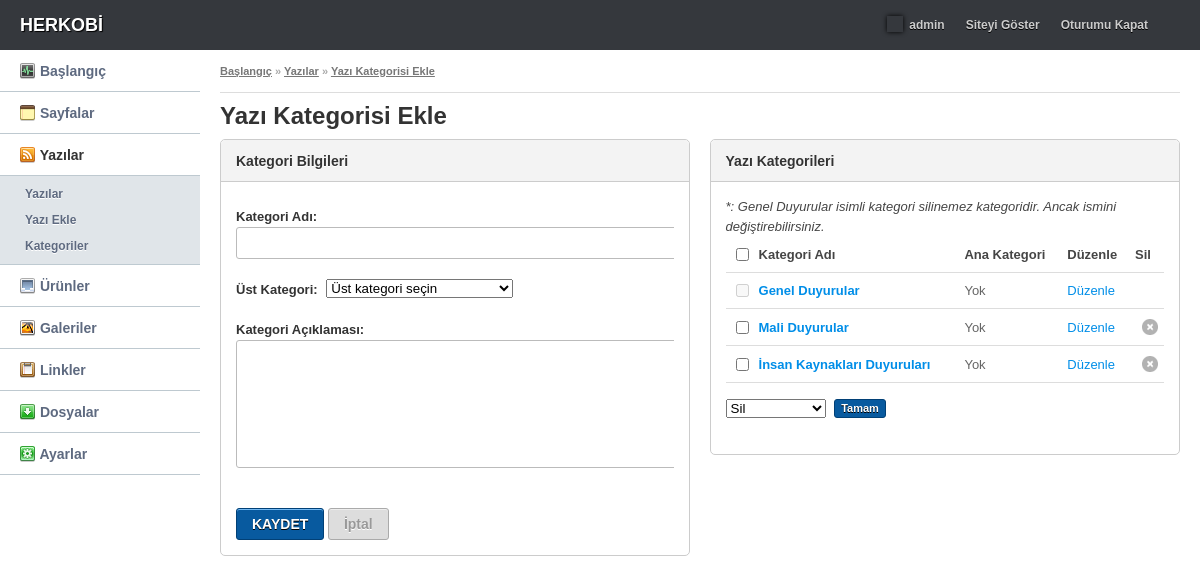
/panel/post-categories.php (signed in), run on the app's committed database.
### tables this page shows
CREATE TABLE IF NOT EXISTS `postcategories` (
  `id` int(11) NOT NULL AUTO_INCREMENT,
  `mid` int(11) NOT NULL,
  `level` int(11) NOT NULL,
  `slug` text NOT NULL,
  `category` varchar(255) NOT NULL,
  `description` text NOT NULL,
  PRIMARY KEY (`id`)
);

### config.php (called while the page is built, shortened)
<?php
    $SITE_ADRESI = "http://localhost/hkv2";
?>

### panel/inc/sayfalama.php (called while the page is built, shortened)
<?php
function SayfaIcerik($tablo){
	global $db;
	$sayfalamaLimit = 20;
	if(!isset($_GET['s'])){
		$sayfalama = 1;
	}
	else{
		$sayfalama = $_GET['s'];
		if(!is_numeric($sayfalama)){
			$sayfalama = 1;
		}
	}
	$kacta = (($sayfalama * $sayfalamaLimit) - $sayfalamaLimit);
	if($tablo == 'pages'){
		$sql = "SELECT uk.id, uk.mid, uk.page, uk.date, u.id, u.mid, u.page, u.date
				FROM pages AS u
				RIGHT JOIN pages AS uk ON u.id = uk.mid
				ORDER BY  `uk`.`id` DESC";
	}
	else if($tablo == 'posts'){
		$sql = "SELECT u.id, u.post, uk.category, u.date
				FROM posts AS u
				LEFT JOIN postcategories AS uk ON u.cid = uk.id
				ORDER BY  `u`.`id` DESC";
	}
	else if($tablo == 'productcategories'){
		$sql = "SELECT uk.id, uk.mid, uk.category, u.id, u.mid, u.category
				FROM productcategories AS u
				RIGHT JOIN productcategories AS uk ON u.id = uk.mid
				ORDER BY  `u`.`id` ASC";
	}
	else if ($tablo == 'postcategories'){
		$sql = "SELECT u.id, u.mid, u.category, uk.id, uk.mid, uk.category
		   		FROM postcategories AS u
		   		RIGHT JOIN postcategories AS uk on u.id = uk.mid";
	}
	$sql .= " LIMIT $kacta , $sayfalamaLimit;";
	$sth = $db->prepare($sql);
	$db->query("SET NAMES 'utf8'");
	$sth->execute();
	$TumHaberler = $sth->fetchAll();
	return $TumHaberler;
}

### panel/post-categories.php (the view, shortened to what this page needs)
<?php
require_once '../config.php';
require_once 'inc/functions.php';
include_once 'inc/sayfalama.php';
$TumSayfalar = SayfaIcerik('postcategories');
$TumSayfalarSay = count($TumSayfalar);
?>
<!DOCTYPE html PUBLIC "-//W3C//DTD XHTML 1.0 Transitional//EN" "http://www.w3.org/TR/xhtml1/DTD/xhtml1-transitional.dtd">
<html xmlns="http://www.w3.org/1999/xhtml">
    <head>
    </head>
    <body>
        <div id="header">
            <h1><a href="admin.php">HERKOBİ</a></h1>
            <div class="userprofile">
                <ul>
                    <li><a href="user.php"><img src="images/avatar.gif" alt="" /> admin</a></li>
                    <li><a href="<?php echo $SITE_ADRESI; ?>" target="_blank">Siteyi Göster</a></li>
                    <li><a href="logout.php">Oturumu Kapat</a></li>
                </ul>
            </div>
        </div>
        <div id="sidebar">
            <ul id="nav">
                <li><a href="admin.php"><img src="images/nav/dashboard.png" alt="" /> Başlangıç</a></li>
                <li><a href="#" class="collapse"><img src="images/nav/pages.png" alt="" /> Sayfalar</a>
                </li>
                <li><a href="#"><strong><img src="images/nav/rss.png" alt="" /> Yazılar</strong></a>
                    <ul>
                        <li><a href="posts.php">Yazılar</a></li>
                        <li><a href="post-add.php">Yazı Ekle</a></li>
                        <li><a href="post-categories.php">Kategoriler</a></li>
                    </ul>
                </li>
                <li><a href="#" class="collapse"><img src="images/nav/product.png" alt="" /> Ürünler</a>
                </li>
                <li><a href="#" class="collapse"><img src="images/nav/media.png" alt="" /> Galeriler</a>
                </li>
                <li><a href="#" class="collapse"><img src="images/nav/links.png" alt="" /> Linkler</a>
                </li>
                <li><a href="files.php"><img src="images/nav/files.png" alt="" /> Dosyalar</a></li>
                <li><a href="#" class="collapse"><img src="images/nav/settings.png" alt="" /> Ayarlar</a>
                </li>
            </ul>
        </div>
        <div id="content">
            <div class="breadcrumb">
                <a href="admin.php">Başlangıç</a> &raquo; <a href="posts.php">Yazılar</a> &raquo; <a href="post-categories.php">Yazı Kategorisi Ekle</a>
            </div>
            <h2>Yazı Kategorisi Ekle</h2>
            <div class="textbox half kleft">
                <form id="bilgi" action="" method="post">
                    <h2>Kategori Bilgileri</h2>
                    <div class="textbox_content">
                        <p><label>Kategori Adı:</label>
                            <br />
                            <input type="text" name="category" value="<?php echo @$DuzenleSonuc[0]['category']; ?>" size="70" class="text" />
                        </p>
                        <p>
                            <label>Üst Kategori:</label>
                            <select name="mid" class="styled">
                                <option selected="selected" value="Yok">Üst kategori seçin</option>
                            </select>
                            <br />
                        </p>
                        <p>
                            <label>Kategori Açıklaması:</label>
                            <br />
                            <textarea rows="7" name="description" id="description" cols="73"><?php echo @$DuzenleSonuc[0]['description']; ?></textarea>
                        </p>
                    </div>
                    <div class="textbox_content">
                        <p>
                            <input type="submit" class="submit" value="KAYDET" />
                            <input type="submit" class="submit disabled" disabled="disabled" value="İptal" />
                        </p>
                    </div>
                </form>
            </div>
            <div class="textbox half kright">
                <h2>Yazı Kategorileri</h2>
                <div class="textbox_content">
                    <table cellpadding="0" cellspacing="0" width="100%" class="sortable">
                        <thead>
                            <tr>
                                <th width="10"><input type="checkbox" class="check_all" /></th>
                                <th>Kategori Adı</th>
                                <th>Ana Kategori</th>
                                <th>Düzenle</th>
                                <th>Sil</th>
                            </tr>
                        </thead>
                        <i>
                            *: <?php echo $TumSayfalar[0]["category"]; ?> isimli kategori silinemez kategoridir. Ancak ismini değiştirebilirsiniz.
                        </i>
                        <tbody>
                            <form action="" method="post">
                                <?php
                                $disabled = '';
                                $mid = 'Yok';
                                $main_cat=$TumSayfalar[0]["category"];
                                for ($i = 0; $i < $TumSayfalarSay; $i++) {
                                    if ($TumSayfalar[$i]["id"] == 1) {
                                        $disabled = 'disabled="disabled"';
                                        $silme = '';
                                    } else {
                                        $silme = '<a href="post-categories.php?sil=' . $TumSayfalar[$i]["id"] . '" onclick="return confirm(\'Sime işlemi sonunda ' . addslashes($TumSayfalar[$i]["category"]) . ' kategorisine ait bütün yazıların kategorisi ' . $main_cat . ' olacaktır. \n Onaylıyor musunuz?\')"><img src="images/close.png" alt="Delete" title="Delete" /></a>';
                                    }
                                    echo '
						<tr>
							<td><input ' . $disabled . ' type="checkbox" name="tut[]" value="' . $TumSayfalar[$i]["id"] . '" /></td>
							<td><strong><a href="post-categories.php?duzelt=' . $TumSayfalar[$i]["id"] . '">' . $TumSayfalar[$i]["category"] . '</a></strong></td>
							<td>' . $mid . '</td>
							<td><a href="post-categories.php?duzelt=' . $TumSayfalar[$i]["id"] . '">Düzenle</a></td>
							<td class="delete">'.$silme.'</td>
						</tr>
							 ';
                                    $disabled = '';
                                    $silme = '';
                                }
                                ?>
                        </tbody>
                    </table>
                    <div class="tableactions">
                        <select name="toplusil">
                            <option value="sil">Sil</option>
                        </select>
                        <input type="submit" class="submit tiny" value="Tamam" onclick="return confirm('Sime işlemi sonunda silinen kategoriye ait bütün yazıların kategorisi <?php echo $main_cat; ?> olacaktır.\n Onaylıyor musunuz?')"/>
                    </div>
                    <div class="table_pagination right">
                    </div>
                </div>
            </div>
        </div>
    </body>
</html>

### data on the page
postcategories: category "Genel Duyurular"
postcategories: category "Mali Duyurular"
postcategories: category "İnsan Kaynakları Duyuruları"
